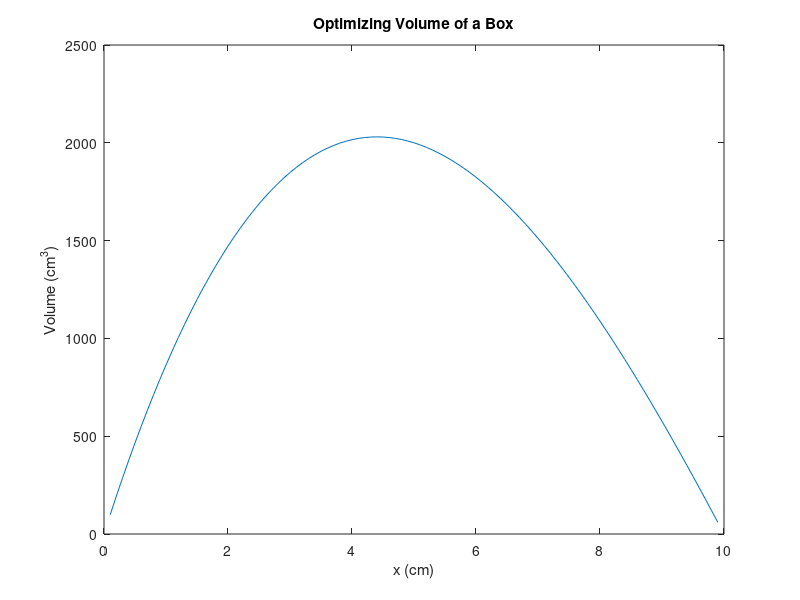

MATLAB code to generate this figure:
clear all 
close all 
clc

% SEAS1001 MATLAB Week 3
% Melody Lee 9/15/17

% Problem 3

l = 50;
w = 20;
x = .1:.1:9.9
V = (l-2.*x).*(w-2.*x).*x
plot (x,V) 
title('Optimizing Volume of a Box')
xlabel('x (cm)')
ylabel('Volume (cm^3)')
maxVolume = max(V)
[maxV,i] = max(V);
optimalH = x(i)
optimalL = l - 2*optimalH
optimalW = w - 2*optimalH
% The dimensions of the box with max volume is  41.2 x 11.2 x 4.4 cm
